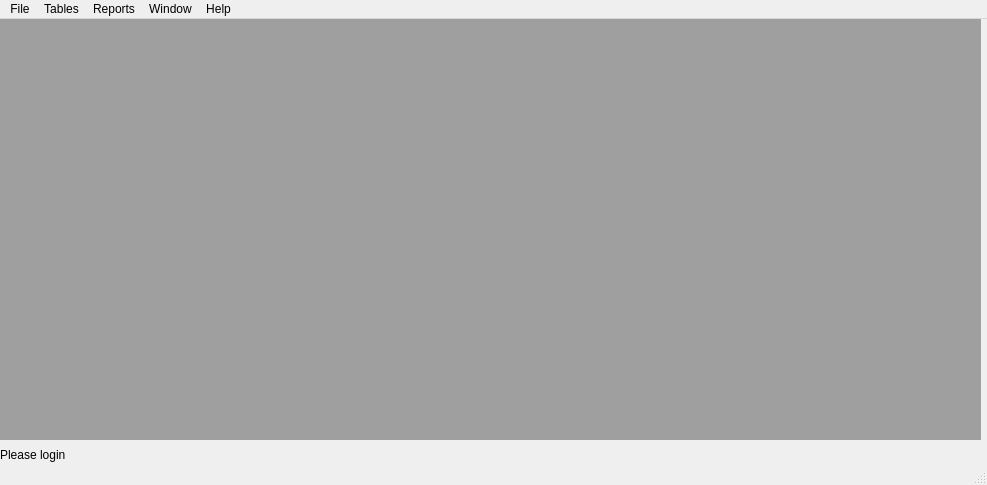
<?xml version="1.0" encoding="UTF-8"?>
<ui version="4.0">
 <class>MainWindow</class>
 <widget class="QMainWindow" name="MainWindow">
  <property name="geometry">
   <rect>
    <x>0</x>
    <y>0</y>
    <width>987</width>
    <height>485</height>
   </rect>
  </property>
  <property name="windowTitle">
   <string>Main</string>
  </property>
  <property name="windowOpacity">
   <double>1.000000000000000</double>
  </property>
  <widget class="QWidget" name="centralwidget">
   <widget class="QLabel" name="curStateLabel">
    <property name="geometry">
     <rect>
      <x>0</x>
      <y>420</y>
      <width>601</width>
      <height>31</height>
     </rect>
    </property>
    <property name="text">
     <string>Please login</string>
    </property>
   </widget>
   <widget class="QMdiArea" name="mdiArea">
    <property name="geometry">
     <rect>
      <x>0</x>
      <y>0</y>
      <width>981</width>
      <height>421</height>
     </rect>
    </property>
   </widget>
  </widget>
  <widget class="QMenuBar" name="menubar">
   <property name="geometry">
    <rect>
     <x>0</x>
     <y>0</y>
     <width>987</width>
     <height>21</height>
    </rect>
   </property>
   <widget class="QMenu" name="menuMenu">
    <property name="title">
     <string>File</string>
    </property>
    <addaction name="actionLogin"/>
    <addaction name="separator"/>
    <addaction name="actionExit_2"/>
   </widget>
   <widget class="QMenu" name="menuTables">
    <property name="title">
     <string>Tables</string>
    </property>
    <addaction name="actionViewCompanies"/>
    <addaction name="actionViewUsers"/>
    <addaction name="actionViewEmployees"/>
    <addaction name="actionViewProjects"/>
    <addaction name="actionViewContracts"/>
    <addaction name="actionViewProjectEmployees"/>
    <addaction name="actionViewTasks"/>
    <addaction name="actionViewJobs"/>
    <addaction name="actionViewTasksDependencies"/>
   </widget>
   <widget class="QMenu" name="menuReports">
    <property name="title">
     <string>Reports</string>
    </property>
    <addaction name="actionJobs"/>
    <addaction name="actionGantt_diagram"/>
   </widget>
   <widget class="QMenu" name="menuWindow">
    <property name="title">
     <string>Window</string>
    </property>
   </widget>
   <widget class="QMenu" name="menuHelp">
    <property name="title">
     <string>Help</string>
    </property>
    <addaction name="actionAbout"/>
   </widget>
   <addaction name="menuMenu"/>
   <addaction name="menuTables"/>
   <addaction name="menuReports"/>
   <addaction name="menuWindow"/>
   <addaction name="menuHelp"/>
  </widget>
  <widget class="QStatusBar" name="statusbar"/>
  <action name="actionLogin">
   <property name="text">
    <string>Login</string>
   </property>
  </action>
  <action name="actionExit">
   <property name="text">
    <string>Exit</string>
   </property>
  </action>
  <action name="actionExit_2">
   <property name="text">
    <string>Exit</string>
   </property>
  </action>
  <action name="actionAbout">
   <property name="text">
    <string>About</string>
   </property>
  </action>
  <action name="actionViewCompanies">
   <property name="text">
    <string>Companies</string>
   </property>
  </action>
  <action name="actionViewUsers">
   <property name="text">
    <string>Users</string>
   </property>
  </action>
  <action name="actionViewEmployees">
   <property name="text">
    <string>Employees</string>
   </property>
  </action>
  <action name="actionViewProjects">
   <property name="text">
    <string>Projects</string>
   </property>
  </action>
  <action name="actionViewContracts">
   <property name="text">
    <string>Contracts</string>
   </property>
  </action>
  <action name="actionViewProjectEmployees">
   <property name="text">
    <string>ProjectEmployees</string>
   </property>
  </action>
  <action name="actionViewTasks">
   <property name="text">
    <string>Tasks</string>
   </property>
  </action>
  <action name="actionViewJobs">
   <property name="text">
    <string>Jobs</string>
   </property>
  </action>
  <action name="actionViewTasksDependencies">
   <property name="text">
    <string>TasksDependencies</string>
   </property>
  </action>
  <action name="actionJobs">
   <property name="text">
    <string>Jobs</string>
   </property>
  </action>
  <action name="actionGantt_diagram">
   <property name="text">
    <string>Gantt diagram</string>
   </property>
  </action>
 </widget>
 <resources/>
 <connections/>
</ui>
